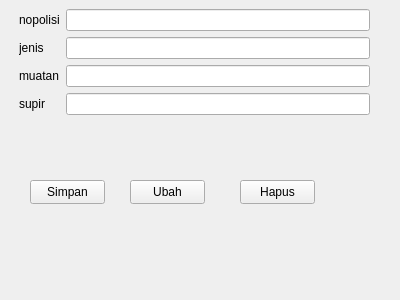
<?xml version="1.0" encoding="UTF-8"?>
<ui version="4.0">
 <class>Formkenderaan</class>
 <widget class="QWidget" name="Formkenderaan">
  <property name="geometry">
   <rect>
    <x>0</x>
    <y>0</y>
    <width>400</width>
    <height>300</height>
   </rect>
  </property>
  <property name="windowTitle">
   <string>Form</string>
  </property>
  <widget class="QWidget" name="formLayoutWidget">
   <property name="geometry">
    <rect>
     <x>19</x>
     <y>9</y>
     <width>351</width>
     <height>151</height>
    </rect>
   </property>
   <layout class="QFormLayout" name="formLayout">
    <item row="0" column="0">
     <widget class="QLabel" name="nopolisiLabel">
      <property name="text">
       <string>nopolisi</string>
      </property>
     </widget>
    </item>
    <item row="0" column="1">
     <widget class="QLineEdit" name="nopolisiLineEdit"/>
    </item>
    <item row="1" column="0">
     <widget class="QLabel" name="jenisLabel">
      <property name="text">
       <string>jenis</string>
      </property>
     </widget>
    </item>
    <item row="1" column="1">
     <widget class="QLineEdit" name="jenisLineEdit"/>
    </item>
    <item row="2" column="0">
     <widget class="QLabel" name="muatanLabel">
      <property name="text">
       <string>muatan</string>
      </property>
     </widget>
    </item>
    <item row="2" column="1">
     <widget class="QLineEdit" name="muatanLineEdit"/>
    </item>
    <item row="3" column="0">
     <widget class="QLabel" name="supirLabel">
      <property name="text">
       <string>supir</string>
      </property>
     </widget>
    </item>
    <item row="3" column="1">
     <widget class="QLineEdit" name="sopirLineEdit"/>
    </item>
   </layout>
  </widget>
  <widget class="QPushButton" name="pushButton">
   <property name="geometry">
    <rect>
     <x>30</x>
     <y>180</y>
     <width>75</width>
     <height>24</height>
    </rect>
   </property>
   <property name="text">
    <string>Simpan</string>
   </property>
  </widget>
  <widget class="QPushButton" name="pushButton_2">
   <property name="geometry">
    <rect>
     <x>130</x>
     <y>180</y>
     <width>75</width>
     <height>24</height>
    </rect>
   </property>
   <property name="text">
    <string>Ubah</string>
   </property>
  </widget>
  <widget class="QPushButton" name="pushButton_3">
   <property name="geometry">
    <rect>
     <x>240</x>
     <y>180</y>
     <width>75</width>
     <height>24</height>
    </rect>
   </property>
   <property name="text">
    <string>Hapus</string>
   </property>
  </widget>
 </widget>
 <resources/>
 <connections/>
</ui>
